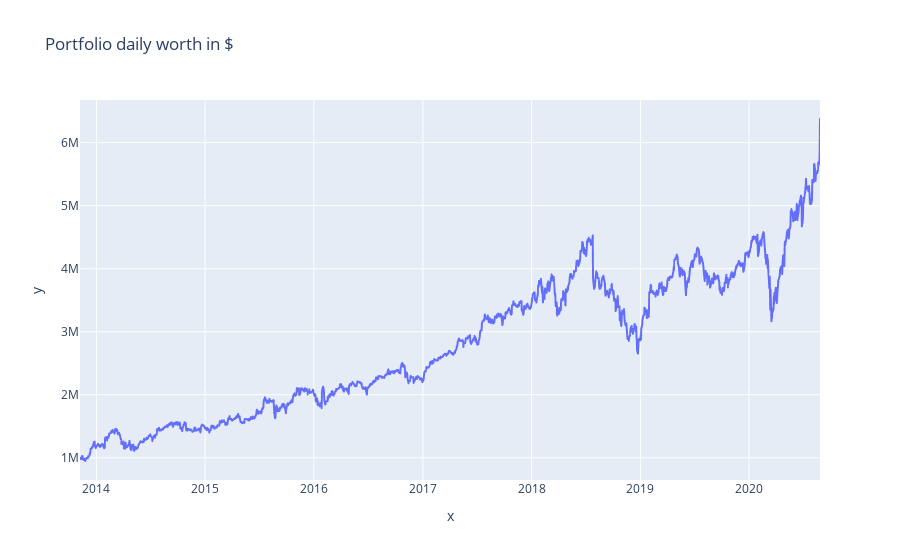

The notebook cell this image was saved under:
### Markdown cell above
#the histogram/ distribution of all the returns looks this way, because most of the time stocks do not change dramatically
#The dispersion away from the mean is the standard deviation. That's a measure of the risk. Investors are risk adverse.

### Code cell
#showing the portfolio daily worth in dolars 
fig = px.line(x = df_portfolio.Date, y = df_portfolio['portfolio daily worth in $'],title = 'Portfolio daily worth in $')
fig.show()

### Figure 1 — Plotly figure (JSON) as saved in the notebook; plotly's stock layout.template omitted (floating-point values rounded to 4 significant figures; data arrays with more than 128 entries replaced by an {"elided": "..."} marker saying what was removed)
{"data": [{"hovertemplate": "x=%{x}<br>y=%{y}<extra></extra>", "legendgroup": "", "line": {"color": "#636efa", "dash": "solid"}, "marker": {"symbol": "circle"}, "mode": "lines", "name": "", "showlegend": false, "type": "scattergl", "x": {"elided": "1712 str values"}, "xaxis": "x", "y": {"elided": "1712 float values"}, "yaxis": "y"}], "layout": {"legend": {"tracegroupgap": 0}, "title": {"text": "Portfolio daily worth in $"}, "xaxis": {"anchor": "y", "domain": [0, 1], "title": {"text": "x"}}, "yaxis": {"anchor": "x", "domain": [0, 1], "title": {"text": "y"}}}}
